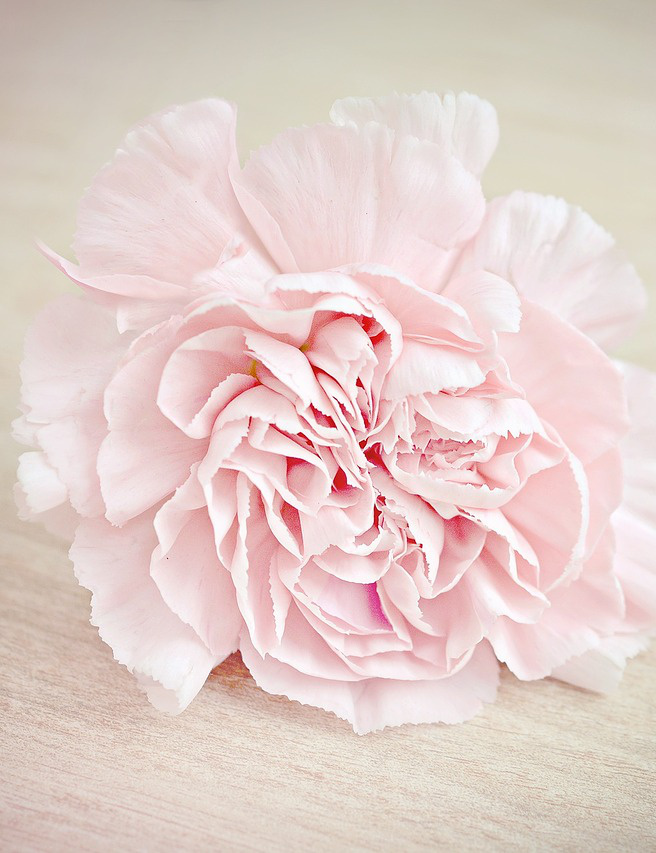
#> input picture cbox-diff/scenes/cbox-diff/picture1.jpg, 656 x 853 px
$ python bake_displacement.py ../cbox-diff/scenes/cbox-diff/picture1.jpg
#> lines starting #> are read from the running program, lines starting #| are printed output that depends on the picture
from sys import argv
import cv2 as cv
import numpy as np


if __name__ == "__main__":
    disp = (cv.imread(argv[1], cv.IMREAD_GRAYSCALE) / 127.5 - 1) / 255
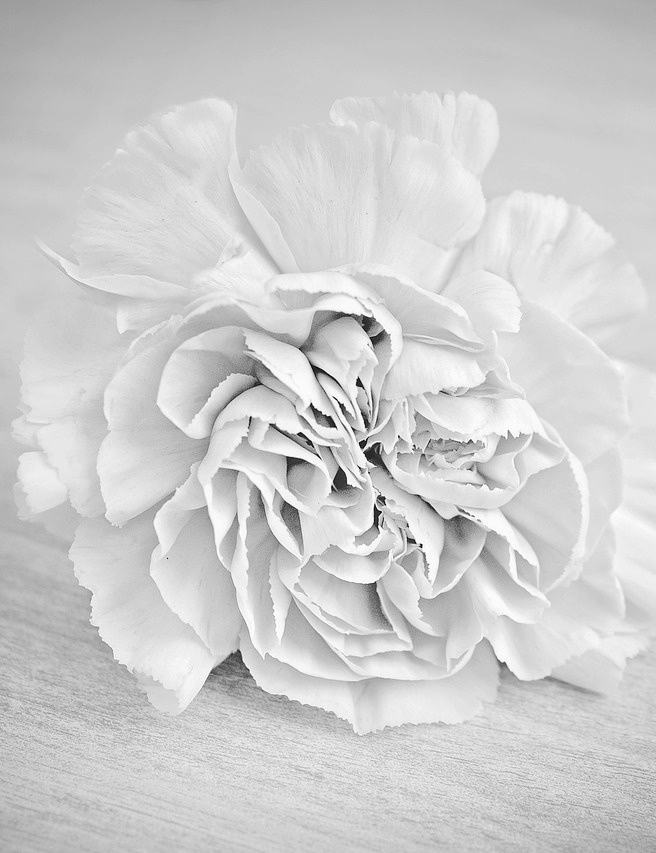
#> disp: shape (853, 656) float64; min -0.00285, max 0.00392, mean 0.00264; drawn with min black and max white
    vertices = np.meshgrid(np.arange(1024))
    print(vertices)
